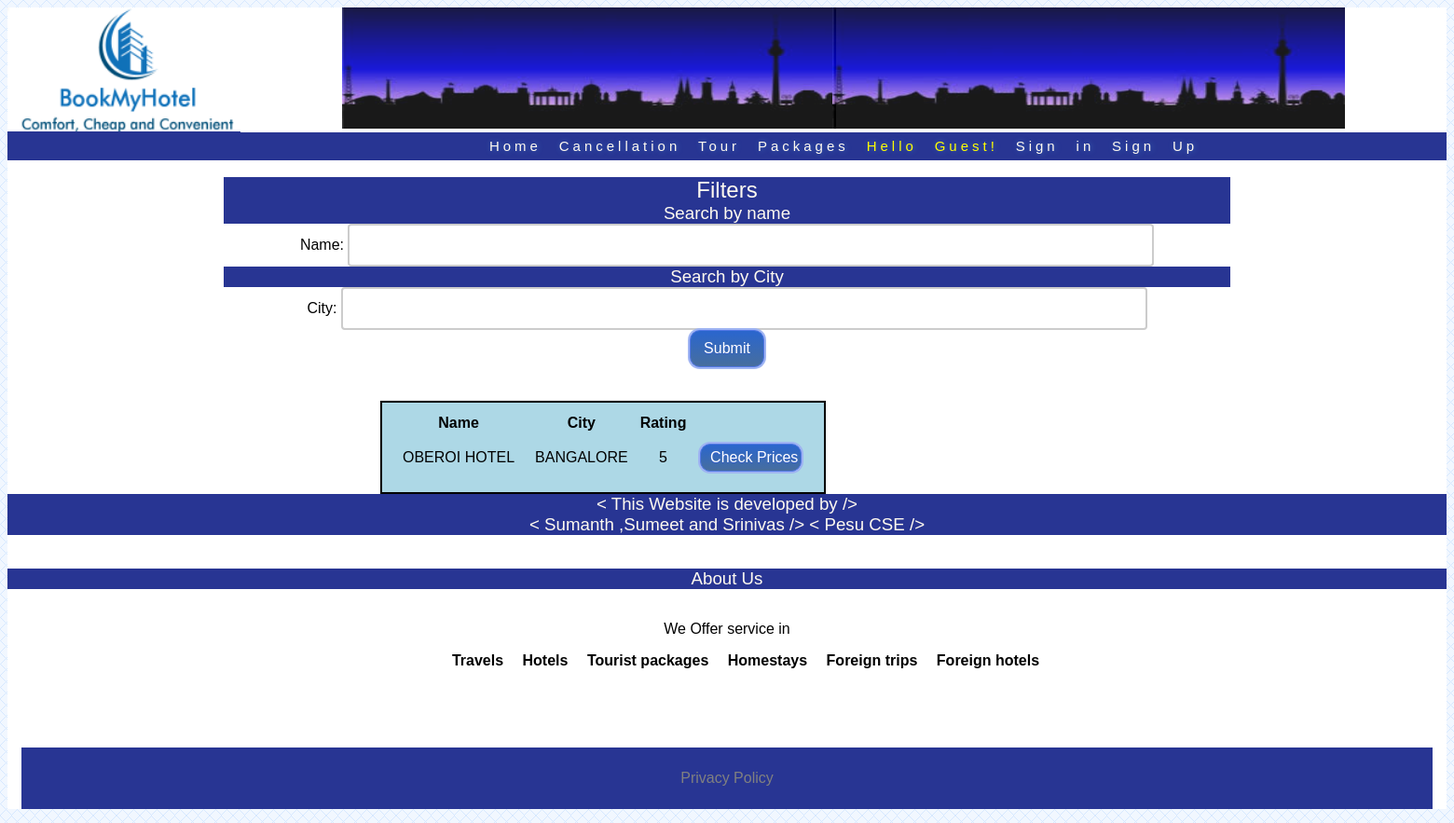
The app's page /listings.php?hotelname=OBEROI HOTEL with its own data.
### tables this page shows
CREATE TABLE `listings` (
  `hotelid` int(10) NOT NULL,
  `name` varchar(32) NOT NULL,
  `city` varchar(32) NOT NULL,
  `rating` int(8) NOT NULL
);

### listings.php (the view, shortened to what this page needs)
<?php
	include('header.php');
?>
<div style="width:70%;margin-left:15%">
<h2>Filters</h2>
<h3>Search by name</h3>
<form action="listings.php">
Name: <input type="text" name="hotelname"><br>
<h3>Search by City</h3>
City: <input type="text" name="city"><br>
<input type="submit" class="myButton" style="width:80px; height:40px;">
</form>
</div>
<?php
	$cond="";
	if(isset($_REQUEST["hotelname"])&& $_REQUEST["hotelname"]!="")
		$cond = " name LIKE '%".$_REQUEST["hotelname"]."%'";
	$hotels = mysql_query("SELECT * FROM listings WHERE ".$cond);
?>
	<div id="main">
		<br />
		<br />
			<div id="content-main" style="margin:auto; position:relative; left:400px;">
			<table align:"center";>
			<tr>
				<th>
				Name
				</th>
				<th>
				City
				</th>
				<th>
				Rating
				</th>
			</tr>
			<?php
				while($row = mysql_fetch_assoc($hotels))
				{
			?>
			<tr>
			<td>
			<?php echo $row["name"]?>
			</td>
			<td>
			<?php echo $row["city"]?>
			</td>
			<td>
			<?php echo $row["rating"]?>
			</td>
			<td>
			<form action="details.php">
			<input type="submit" class="myButton" value="Check Prices">
			</form>
			</td>
			</tr>
			<?php } ?>
			</table>
			</div>
	</div>
<?php
	include('footer.php');
?>

### style.css (style rules this page uses)
body { text-align: center; background: url("bg.png"); }
h1, h2, h3, a { font-weight: normal; color:floralwhite; margin: 0px; background-color: #283593; }
* { box-sizing:border-box }
body { font-family: Verdana,sans-serif; background: url("bg.png"); }
table { border:solid black 2px; padding:10px; box-shadow: 0px 0px 1px rgba(0,0,0,0.2); background-color: lightblue; align:center; border-collapse: separate !important; text-align:center; }
table tr,td { padding:10px; }
table tr td input, textarea { width:97%; height:30px; border:solid black 1px; border-radius:3px; padding-left:10px; font-family:Verdana, Geneva, sans-serif; font-variant:bold; font-size:16px; background-color:dark dodgerblue; border-collapse: collapse !important; transition-duration:0.5s; box-shadow: inset 0px 0px 1px rgba(0,0,0,0.6); }
.myButton { -moz-box-shadow: 0px 0px 0px 2px #9fb4f2; -webkit-box-shadow: 0px 0px 0px 2px #9fb4f2; box-shadow: 0px 0px 0px 2px #9fb4f2; background:-webkit-gradient(linear, left top, left bottom, color-stop(0.05, #2b66cc), color-stop(1, #476e9e)); background:-moz-linear-gradient(top, #2b66cc 5%, #476e9e 100%); background:-webkit-linear-gradient(top, #2b66cc 5%, #476e9e 100%); background:-o-linear-gradient(top, #2b66cc 5%, #476e9e 100%); background:-ms-linear-gradient(top, #2b66cc 5%, #476e9e 100%); background:linear-gradient(to bottom, #2b66cc 5%, #476e9e 100%); filter:progid:DXImageTransform.Microsoft.gradient(startColorstr='#2b66cc', endColorstr='#476e9e',GradientType=0); background-color:#2b66cc; -moz-border-radius:11px; -webkit-border-radius:11px; border-radius:11px; border:1px solid #5378e6; display:inline-block; cursor:pointer; color:#ffffff; font-family:Arial; font-size:16px; padding:auto auto; text-decoration:none; text-shadow:0px 1px 0px #345ec9; }
input[type=text] { width: 80%; box-sizing: border-box; border: 2px solid #ccc; border-radius: 4px; font-size: 16px; background-color: white; background-image: url('searchicon.png'); background-position: 10px 10px; background-repeat: no-repeat; padding: 12px 20px 12px 40px; -webkit-transition: width 0.4s ease-in-out; transition: width 0.4s ease-in-out }

### records on screen
listings: name "OBEROI HOTEL", city "BANGALORE", rating "5"
